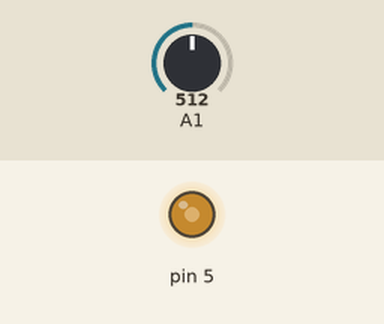
Simulated run of this sketch. Board: Arduino Uno, built with avr-gcc and run on an emulated ATmega328P. Parts: output pins drawn as LEDs (lit = HIGH). The test bench sets the inputs (shaded band); at power-on: A1 = 512.

Above: at 1.2 s.
1.3 s: A1 set to 716
At 1.7 s:
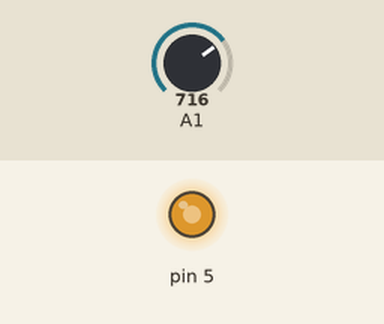
2.8 s: A1 set to 900
At 3.1 s:
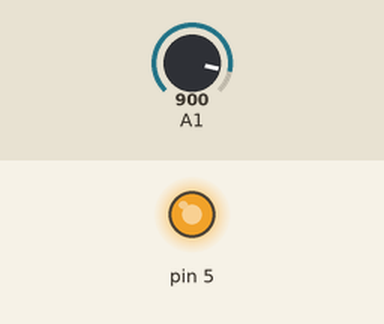
4.3 s: A1 set to 122
At 5.3 s:
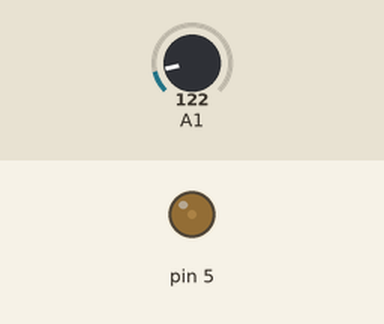
5.8 s: A1 set to 0
At 6.6 s:
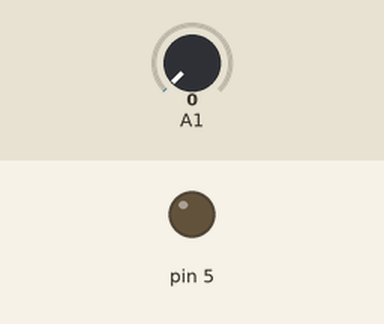
7.3 s: A1 set to 511
At 7.6 s:
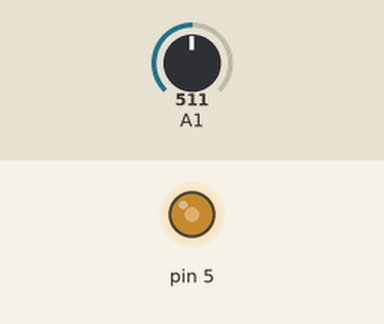
Timing chart, 0 to 9.8 s (numbered marks = the images above; inputs shaded):
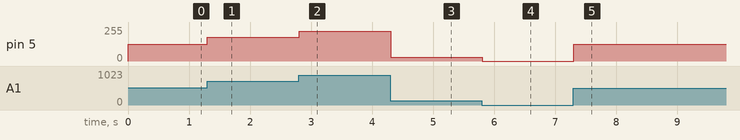

Measured:
- after the input at 1.3 s, pin 5: 127/255 → 178/255 at once
- after the input at 2.8 s, pin 5: 178/255 → 224/255 at once
- after the input at 4.3 s, pin 5: 224/255 → 30/255 at once
- after the input at 5.8 s, pin 5: 30/255 → 0/255 at once
- after the input at 7.3 s, pin 5: 0/255 → 127/255 at once

The sketch:

potansiyometre.ino
```cpp
// C++ code
//
void setup()
{
  pinMode(A1, INPUT);
  pinMode(5, OUTPUT);
}

void loop()
{
  analogWrite(5, map(analogRead(A1), 0, 1023, 0, 255));
  delay(10);
}
```
